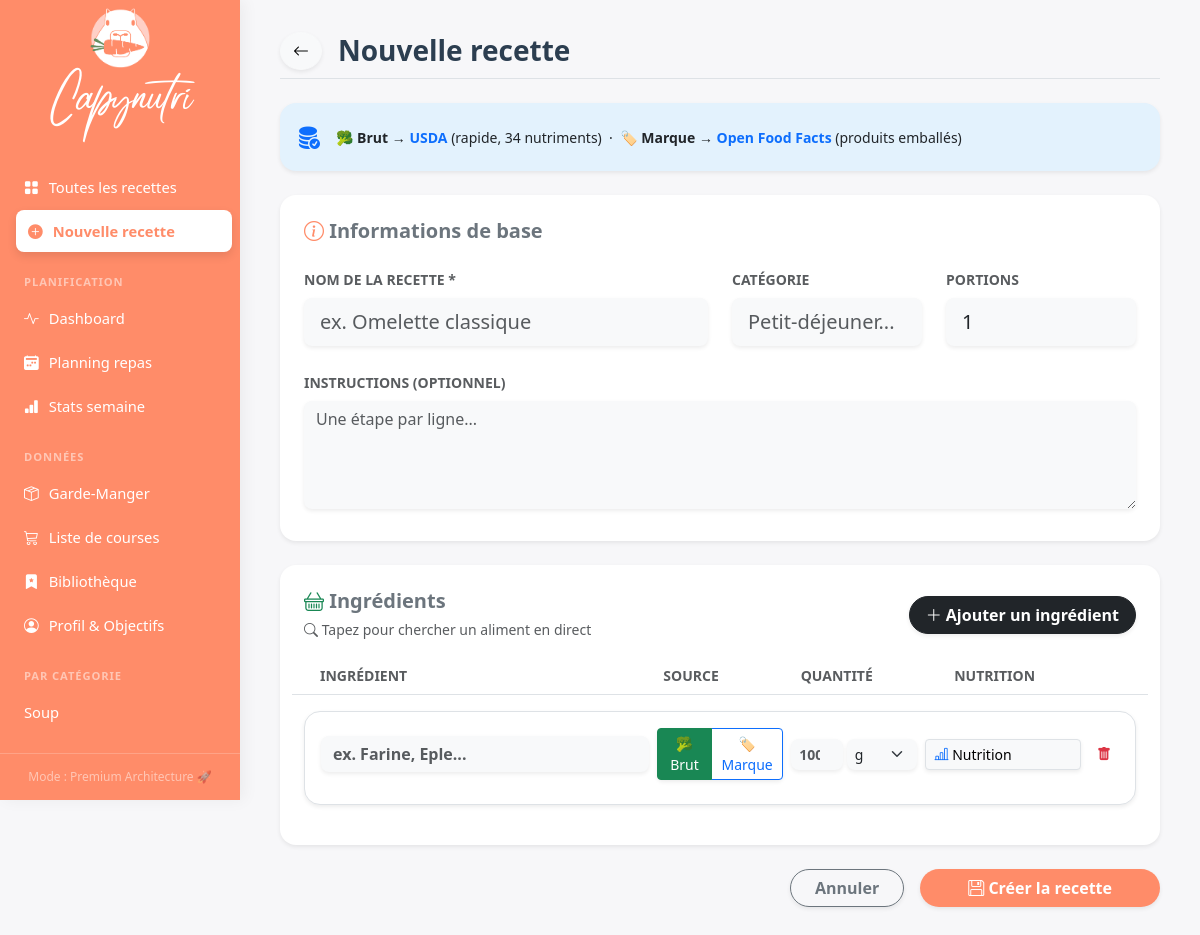
Before: /recipe/new (signed in) with the older database file.
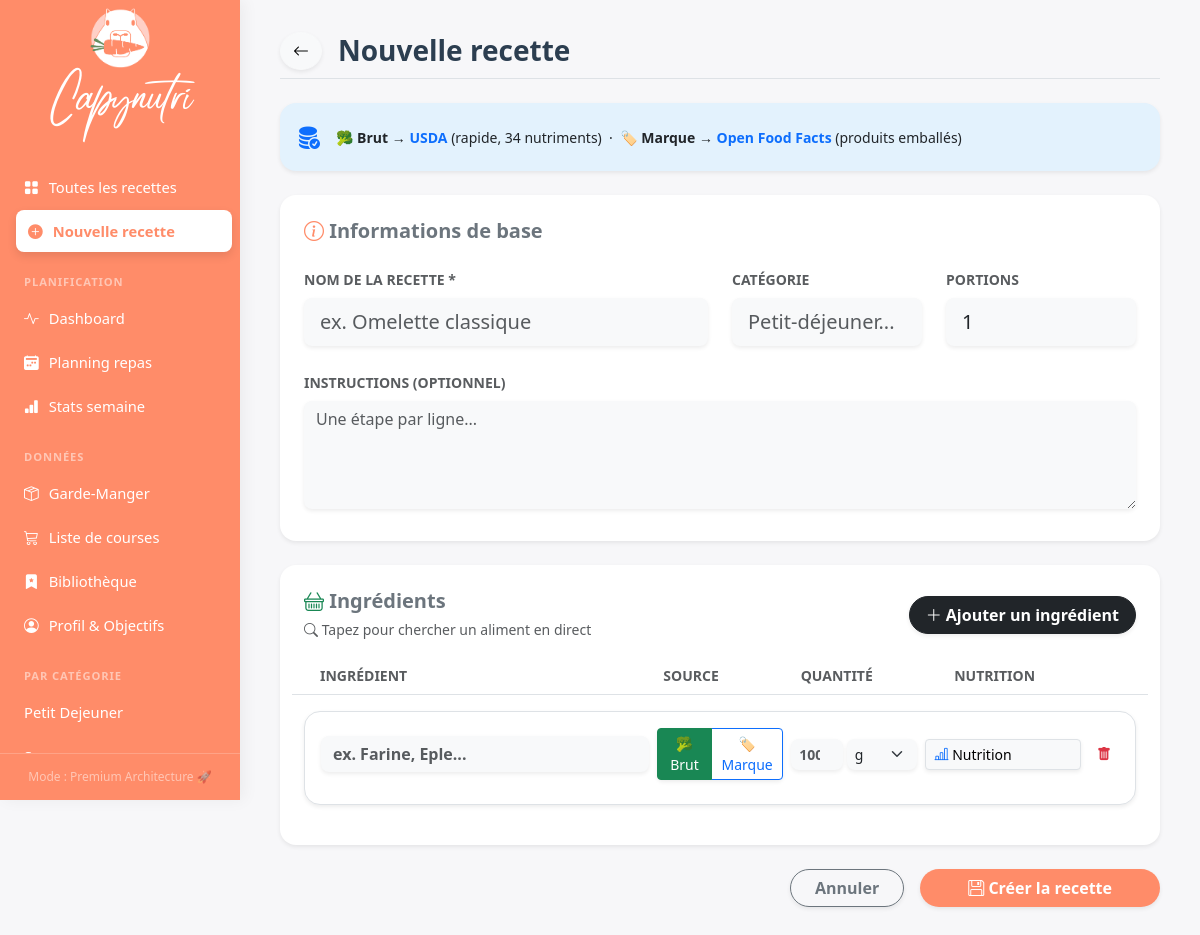
After: the same page with the newer database file.
### tables this page shows
CREATE TABLE categories (
                id   INTEGER PRIMARY KEY AUTOINCREMENT,
                name TEXT NOT NULL UNIQUE
            );

### routes/recipes.py (the view, shortened to what this page needs)
@recipes_bp.route("/recipe/new", methods=["GET","POST"])
@login_required
def new_recipe():
    categories = crud.list_categories()
    return render_template("form.html", recipe=None, categories=categories, all_tags=crud.list_tags())

### app.py (called while the page is built)
@login_manager.user_loader
def load_user(user_id):
    return crud.get_user_by_id(int(user_id))

@app.before_request
def require_login():
    allowed_routes = ['auth.login', 'auth.register', 'static']
    if request.endpoint not in allowed_routes and not current_user.is_authenticated:
        return redirect(url_for('auth.login'))

### crud.py (called while the page is built)
def get_user_by_id(user_id: int) -> Optional[User]:
    with get_connection() as conn:
        row = conn.execute("SELECT * FROM users WHERE id = ?", (user_id,)).fetchone()
        return User(id=row["id"], username=row["username"], password_hash=row["password_hash"]) if row else None

def list_categories() -> list[str]:
    with get_connection() as conn:
        return [r["name"] for r in conn.execute("SELECT name FROM categories ORDER BY name")]

def list_tags() -> list[dict]:
    with get_connection() as conn:
        return [dict(r) for r in conn.execute("SELECT id, name, color, icon FROM tags ORDER BY name")]

### db.py (called while the page is built)
def get_connection() -> sqlite3.Connection:
    conn = sqlite3.connect(DB_PATH)
    conn.row_factory = sqlite3.Row
    conn.execute("PRAGMA foreign_keys = ON")
    return conn

### templates/form.html (shortened to what the changed rows need)
{% extends "base.html" %}
{% block content %}
<form method="post">
  <div class="panel border-0 shadow-sm rounded-4 p-4 mb-4 bg-white">
    <div id="ingList">
      {% set ings = recipe.ingredients if recipe and recipe.ingredients else [none] %}
      {% for ing in ings %}
        <div class="ing-block bg-white border rounded-4 p-3 mb-3 shadow-sm">
          <div class="row g-2 align-items-center mb-2 position-relative">
            <div class="col-12 col-md-5">
              <input class="form-control bg-light border-0 shadow-sm off-name-input fw-bold" name="ing_name" placeholder="ex. Farine, Eple..." autocomplete="off" value="{{ ing.name if ing else '' }}">
            </div>
            <div class="col-6 col-md-2">
              <div class="btn-group btn-group-sm w-100 shadow-sm ing-source-toggle" role="group">
                <button type="button" class="btn btn-outline-success src-btn src-usda active" data-source="usda" title="Brut (USDA)">🥦 Brut</button>
                <button type="button" class="btn btn-outline-primary src-btn src-off" data-source="off" title="Marque (Open Food Facts)">🏷️ Marque</button>
              </div>
            </div>
            <div class="col-6 col-md-2 d-flex gap-1">
              <input class="form-control form-control-sm bg-light border-0 shadow-sm ing-qty-input text-end fw-bold text-accent" name="ing_qty" placeholder="100" type="number" min="0" step="any" value="{{ ing.quantity if ing else '' }}">
              <select class="form-select form-select-sm bg-light border-0 shadow-sm ing-unit-input" name="ing_unit">
                <option value="g" {{ 'selected' if ing and ing.unit == 'g' else '' }}>g</option>
              </select>
            </div>
            <div class="col-12 col-md-3 d-flex justify-content-end gap-2">
              <button type="button" class="btn btn-sm btn-light border shadow-sm btn-nutr-toggle {{ 'has-data' if ing and ing.has_nutrition else '' }} w-100 d-flex justify-content-between align-items-center">
                <span><i class="bi bi-bar-chart-line text-primary"></i> Nutrition</span>
              </button>
              <button type="button" class="btn btn-sm btn-outline-danger border-0 btn-remove-ing"><i class="bi bi-trash-fill"></i></button>
            </div>
          </div>
        </div>
      {% endfor %}
    </div>
  </div>
</form>
{% endblock %}

### templates/base.html (shortened to what this page needs)
<!DOCTYPE html>
<html lang="fr">
<head>
  <link href="https://cdn.jsdelivr.net/npm/bootstrap@5.3.3/dist/css/bootstrap.min.css" rel="stylesheet">
  <link href="https://cdn.jsdelivr.net/npm/bootstrap-icons@1.11.3/font/bootstrap-icons.css" rel="stylesheet">
  <link rel="stylesheet" href="{{ url_for('static', filename='css/dashboard.css') }}">
</head>
<body>
{% macro nav_link(endpoint, icon, text) %}
  <a href="{{ url_for(endpoint) }}" class="{{ 'active' if request.endpoint == endpoint else '' }}">
    <i class="bi {{ icon }}"></i> {{ text }}
  </a>
{% endmacro %}
<aside id="sidebar">
  <div class="brand d-flex flex-column align-items-center mb-4 mt-2">
    <img src="{{ url_for('static', filename='logo.png') }}" alt="Logo Capynutri" style="height: 60px; border-radius: 12px; margin-bottom: 10px;">
    <div style="font-family: 'Radicalis', cursive; color: #ffffff; font-size: 2.2rem; margin-top: -5px;">
      Capynutri
    </div>
  </div>
  <nav>
    <a href="{{ url_for('recipes.index') }}" class="{{ 'active' if request.endpoint == 'recipes.index' and not request.args.get('category') else '' }}">
      <i class="bi bi-grid-fill"></i> Toutes les recettes
    </a>
    {{ nav_link('recipes.new_recipe', 'bi-plus-circle-fill', 'Nouvelle recette') }}
    <div class="nav-section">Planification</div>
    {{ nav_link('tracking.dashboard', 'bi-activity', 'Dashboard') }}
    {{ nav_link('planning.week_view', 'bi-calendar2-week-fill', 'Planning repas') }}
    {{ nav_link('planning.week_stats', 'bi-bar-chart-fill', 'Stats semaine') }}
    <div class="nav-section">Données</div>
    {{ nav_link('planning.pantry', 'bi-box-seam', 'Garde-Manger') }}
    {{ nav_link('planning.shopping_list', 'bi-cart3', 'Liste de courses') }}
    <a href="{{ url_for('library.library') }}" class="{{ 'active' if request.endpoint in ['library.library', 'library.library_edit'] else '' }}">
      <i class="bi bi-bookmark-star-fill"></i> Bibliothèque
    </a>
    {{ nav_link('tracking.profile', 'bi-person-circle', 'Profil & Objectifs') }}
    {% if categories %}
      <div class="nav-section">Par catégorie</div>
      {% for cat in categories %}
        <a href="{{ url_for('recipes.index', category=cat) }}" class="cat-pill {{ 'active' if request.args.get('category') == cat else '' }}">
          {{ cat }}
        </a>
      {% endfor %}
    {% endif %}
    <div class="nav-section">Mon Compte</div>
  </nav>
  <div class="sidebar-footer">Mode : Premium Architecture 🚀</div>
</aside>
<main id="main">
  {% block content %}{% endblock %}
</main>
</body>
</html>

Changed rows visible on the page:
added categories: name "Petit Dejeuner"
